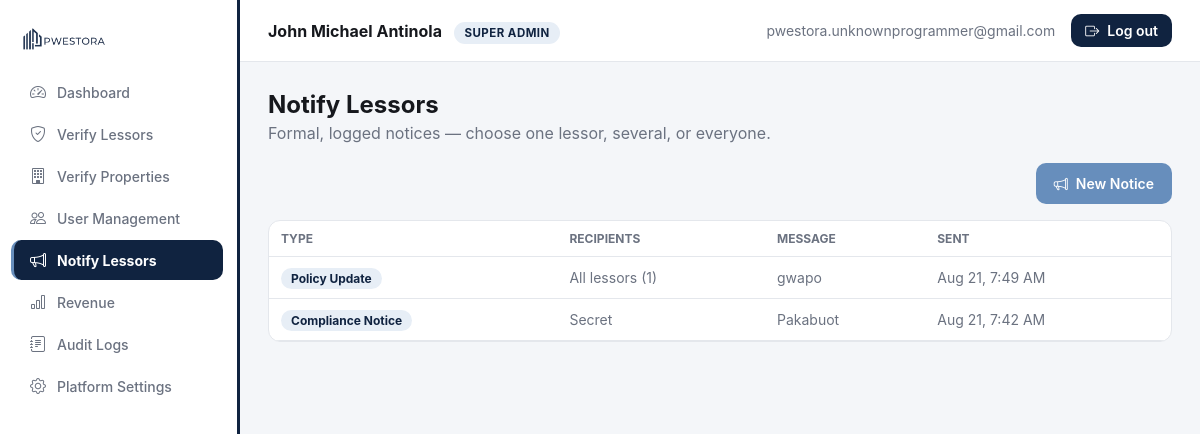
Screenshot of /dashboard.php?page=notify (signed in) with the database file from the repository.
### tables this page shows
CREATE TABLE `notifications_log` (
  `id` int(11) NOT NULL,
  `sender_id` int(11) NOT NULL,
  `audience` varchar(60) NOT NULL,
  `title` varchar(150) NOT NULL,
  `body` text NOT NULL,
  `sent_at` datetime NOT NULL DEFAULT current_timestamp()
);

### public_html/modules/notify.php (the view, shortened to what this page needs)
<?php
$adminId = $user['id'];
$sentLog = $pdo->prepare('SELECT * FROM notifications_log WHERE sender_id = ? ORDER BY sent_at DESC LIMIT 30');
$sentLog->execute([$adminId]);
$sentLog = $sentLog->fetchAll();
?>
<h2 style="margin:0 0 4px;">Notify Lessors</h2>
<p style="color:var(--ink-500); margin:0 0 20px;">Formal, logged notices — choose one lessor, several, or everyone.</p>
<div style="display:flex; justify-content:flex-end; margin-bottom:16px;">
  <a href="/dashboard.php?page=notify&compose=1" class="btn" style="background:var(--accent); color:#fff; display:inline-flex;">
    <i class="bi bi-megaphone"></i> New Notice
  </a>
</div>
<div class="card" style="padding:0; overflow:hidden;">
  <div class="table-scroll">
  <table>
    <thead><tr><th>Type</th><th>Recipients</th><th>Message</th><th>Sent</th></tr></thead>
    <tbody>
      <?php if (!$sentLog): ?>
        <tr><td colspan="4" style="text-align:center; color:var(--ink-500);">Nothing sent yet.</td></tr>
      <?php else: foreach ($sentLog as $n): ?>
        <tr>
          <td><span class="badge" style="background:var(--accent-soft); color:var(--primary);"><?= htmlspecialchars($n['title']) ?></span></td>
          <td style="color:var(--ink-500);"><?= htmlspecialchars($n['audience']) ?></td>
          <td style="color:var(--ink-500);"><?= htmlspecialchars($n['body']) ?></td>
          <td style="color:var(--ink-500);"><?= (new DateTime($n['sent_at']))->format('M j, g:i A') ?></td>
        </tr>
      <?php endforeach; endif; ?>
    </tbody>
  </table>
  </div>
</div>

### public_html/assets/css/style.css (style rules this page uses)
:root { --primary: #102340; --primary-light: #264875; --accent: #678EBC; --accent-soft: #E7EEF6; --tint: #CCD8E4; --steel: #888F96; --success: #1E8E5A; --success-soft: #E5F5EC; --warning: #E8A33D; --warning-soft: #FCF1E0; --error: #D64545; --error-soft: #FBE9E9; --ink-900: #16181D; --ink-500: #6B7280; --ink-300: #9AA6B5; --border: #E4E7EC; --surface: #FFFFFF; --bg: #F4F6F9; --radius: 12px; --sidebar-w: 240px; }
* { box-sizing: border-box; }
html { -webkit-text-size-adjust: 100%; }
body { margin: 0; font-family: -apple-system, "Segoe UI", Roboto, Helvetica, Arial, sans-serif; background: var(--bg); color: var(--ink-900); -webkit-font-smoothing: antialiased; }
a { text-decoration: none; color: inherit; }
.btn { display: inline-flex; align-items: center; justify-content: center; gap: 8px; padding: 12px 18px; border-radius: 10px; border: none; font-weight: 600; font-size: 14px; cursor: pointer; font-family: inherit; transition: background .15s, transform .05s; }
.card { background: var(--surface); border: 1px solid var(--border); border-radius: var(--radius); padding: 20px; margin-bottom: 20px; }
.table-scroll { width: 100%; overflow-x: auto; -webkit-overflow-scrolling: touch; }
table { width: 100%; border-collapse: collapse; font-size: 14px; min-width: 560px; }
th { text-align: left; color: var(--ink-500); font-size: 12px; text-transform: uppercase; padding: 10px 12px; border-bottom: 1px solid var(--border); white-space: nowrap; }
td { padding: 12px; border-bottom: 1px solid var(--border); }
.badge { padding: 3px 10px; border-radius: 999px; font-size: 12px; font-weight: 700; white-space: nowrap; }

### rows the page displays
notifications_log: title "Policy Update", audience "All lessors (1)", body "gwapo", sent_at "Aug 21, 7:49 AM"
notifications_log: title "Compliance Notice", audience "Secret", body "Pakabuot", sent_at "Aug 21, 7:42 AM"

### other values shown
$item['label'] "Dashboard"
$item['label'] "Verify Lessors"
$item['label'] "Verify Properties"
$item['label'] "User Management"
$item['label'] "Notify Lessors"
$item['label'] "Revenue"
$item['label'] "Audit Logs"
$item['label'] "Platform Settings"
$user['company'] ?: $user['name'] "John Michael Antinola"
$roleLabel "SUPER ADMIN"
$user['email'] "pwestora.unknownprogrammer@gmail.com"
